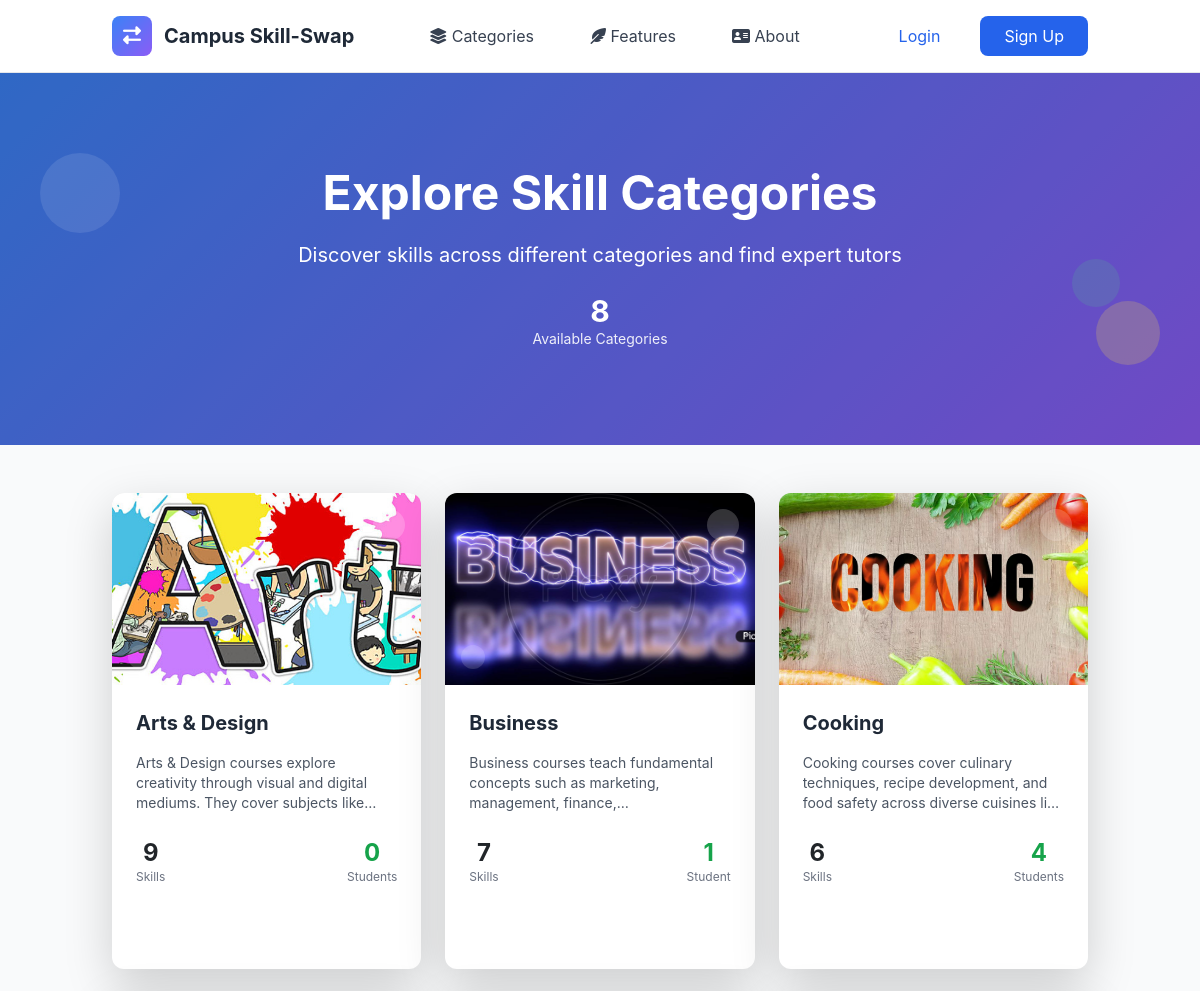
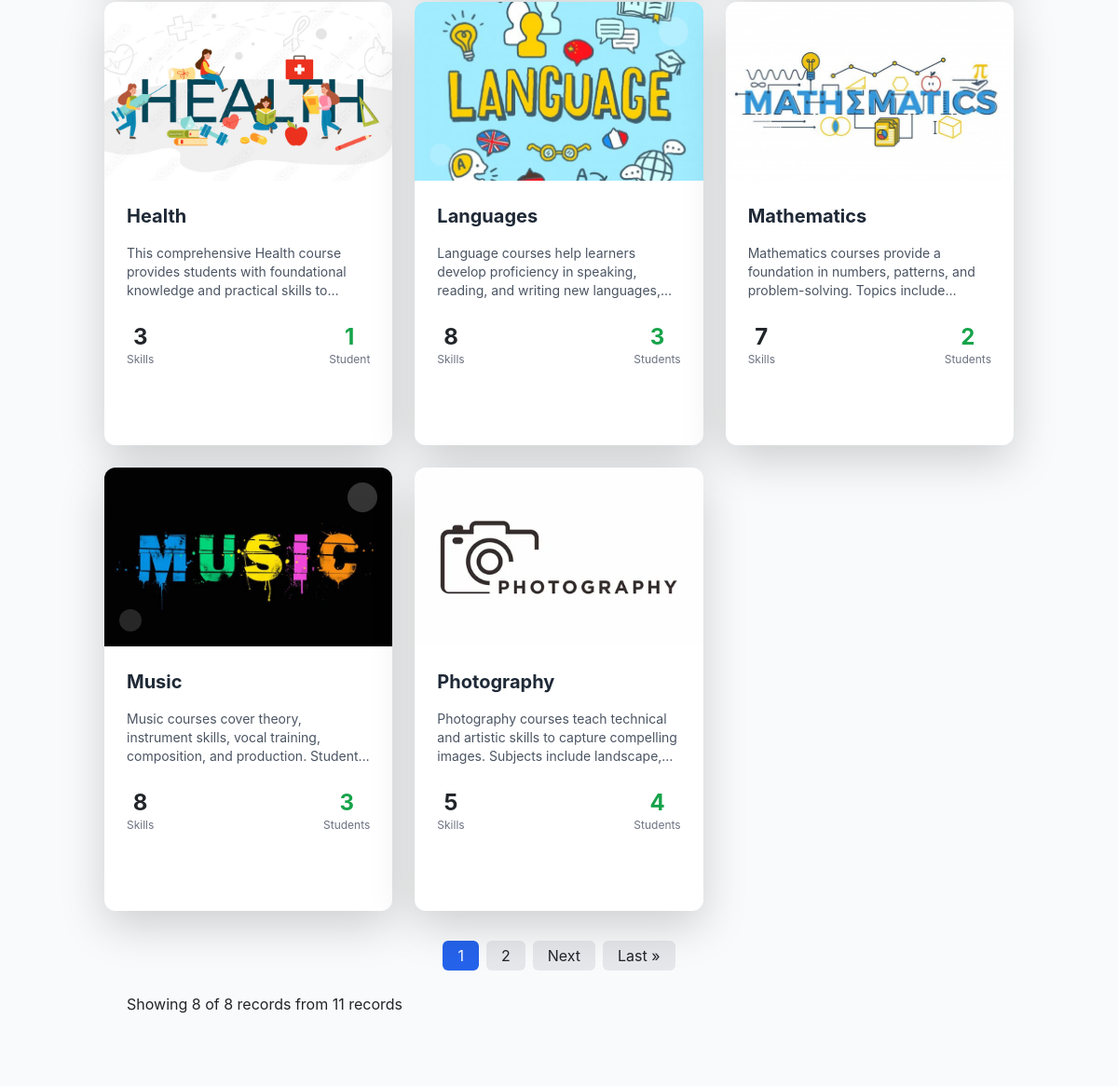
Page /skills/categories/ on the committed database (2 pictures, top to bottom).
### apps/skills/models.py (models this page shows, shortened)
class SkillCategory(models.Model):
    name = models.CharField(max_length=100, unique=True)
    description = models.TextField(blank=True)
    icon = models.CharField(max_length=50, blank=True, help_text="CSS icon class")
    image = models.ImageField(upload_to='category_images/',blank=True,null=True)
    color = models.CharField(max_length=7, default='#3B82F6', help_text="Hex color code")
    is_active = models.BooleanField(default=True)
    created_at = models.DateTimeField(auto_now_add=True)
    updated_at = models.DateTimeField(auto_now=True)
    class Meta:
        ordering = ['name']
        verbose_name_plural = "Skill Categories"
        db_table = 'category'

### apps/skills/views.py (the view)
# urls.py: path('categories/', views.SkillCategoryListView.as_view(), name='category_list'),
class SkillCategoryListView(ListView):
    model = SkillCategory
    template_name = 'skills/category_list.html'
    context_object_name = 'categories'
    paginate_by  = 8
    def get_queryset(self):
        from django.db.models import Count
        return SkillCategory.objects.filter(is_active=True).annotate(
            skills_count=Count('skills', distinct=True),
            students_count=Count('skills__offered_by_users', distinct=True)
        ).order_by('name')

### templates/skills/category_list.html (shortened to what this page needs)
{% extends 'layout/base.html' %}
{% load static %}
{% block content %}
<section class="gradient-bg relative overflow-hidden">
    <div class="absolute inset-0 bg-black opacity-20"></div>
    <div class="relative container mx-auto px-4 py-16 lg:py-24">
        <div class="text-center text-white">
            <h1 class="text-4xl lg:text-5xl font-bold mb-4">Explore Skill Categories</h1>
            <p class="text-lg lg:text-xl mb-6">Discover skills across different categories and find expert tutors</p>
            <div class="text-center">
                <div class="text-3xl font-bold">{{ categories|length }}</div>
                <div class="text-sm opacity-90">Available Categories</div>
            </div>
        </div>
    </div>
    <div class="absolute top-20 left-10 w-20 h-20 bg-white opacity-10 rounded-full animate-bounce"></div>
    <div class="absolute bottom-20 right-10 w-16 h-16 bg-yellow-300 opacity-20 rounded-full animate-pulse"></div>
    <div class="absolute top-1/2 right-20 w-12 h-12 bg-green-400 opacity-15 rounded-full animate-bounce delay-75"></div>
</section>
<section class="py-12 bg-gray-50">
    <div class="container mx-auto px-4">
        {% if categories %}
            <div class="grid md:grid-cols-2 lg:grid-cols-3 xl:grid-cols-4 gap-6">
                {% for category in categories %}
                <div class="category-card bg-white rounded-xl shadow-lg overflow-hidden hover:shadow-2xl transition-all duration-300 transform hover:scale-105 hover:-translate-y-2 group cursor-pointer">
                    <a href="{% url 'skills:category_detail' category.pk %}" class="block">
                        <div class="h-48 bg-gradient-to-br from-{{ category.color|default:'blue' }}-400 to-{{ category.color|default:'blue' }}-600 relative overflow-hidden">
                            <div class="absolute inset-0 flex items-center justify-center">
                               {% if category.image %}
                                    <img src="{{ category.image.url }}" alt="{{ category.name }}"  class="absolute inset-0 w-full h-full object-cover group-hover:scale-110 transition-transform duration-300">
                               {% else %}
                                    <i class="{{ category.icon|default:'fas fa-star' }} text-6xl text-white group-hover:scale-110 transition-transform duration-300"></i>
                                {% endif %}
                            </div>
                            <div class="absolute top-4 right-4 w-8 h-8 bg-white opacity-20 rounded-full group-hover:scale-150 transition-transform duration-500"></div>
                            <div class="absolute bottom-4 left-4 w-6 h-6 bg-white opacity-15 rounded-full group-hover:scale-125 transition-transform duration-700"></div>
                        </div>
                        <div class="p-6">
                            <h3 class="text-xl font-bold text-gray-800 mb-3 group-hover:text-{{ category.color|default:'blue' }}-600 transition-colors">
                                {{ category.name }}
                            </h3>
                            {% if category.description %}
                                <p class="text-gray-600 text-sm mb-4 line-clamp-3">
                                    {{ category.description }}
                                </p>
                            {% else %}
                                <p class="text-gray-600 text-sm mb-4">
                                    Explore skills in {{ category.name|lower }} and connect with expert tutors.
                                </p>
                            {% endif %}
                            <div class="flex justify-between items-center mb-4">
                                <div class="text-center">
                                    <div class="text-2xl font-bold text-{{ category.color|default:'blue' }}-600">{{ category.skills_count }}</div>
                                    <div class="text-xs text-gray-500">Skill{{ category.skills_count|pluralize }}</div>
                                </div>
                                <div class="text-center">
                                    <div class="text-2xl font-bold text-green-600">{{ category.students_count }}</div>
                                    <div class="text-xs text-gray-500">Student{{ category.students_count|pluralize }}</div>
                                </div>
                            </div>
                            <div class="flex space-x-2">
                                <div class="flex-1 bg-{{ category.color|default:'blue' }}-600 text-white py-2 px-4 rounded-lg text-center text-sm font-medium group-hover:bg-{{ category.color|default:'blue' }}-700 transition-colors">
                                    <i class="fas fa-eye mr-2"></i>View Skills
                                </div>
                            </div>
                        </div>
                    </a>
                </div>
                {% endfor %}
            </div>
           {% if is_paginated %}
            <div class="mt-8 flex justify-center space-x-2">
                {% for num in paginator.page_range %}
                    {% if page_obj.number == num %}
                        <span class="px-3 py-1 bg-blue-600 text-white rounded">{{ num }}</span>
                    {% elif num > page_obj.number|add:'-3' and num < page_obj.number|add:'3' %}
                        <a href="?page={{ num }}" class="px-3 py-1 bg-gray-200 rounded hover:bg-gray-300">{{ num }}</a>
                    {% endif %}
                {% endfor %}
                {% if page_obj.has_next %}
                    <a href="?page={{ page_obj.next_page_number }}" class="px-3 py-1 bg-gray-200 rounded hover:bg-gray-300">Next</a>
                    <a href="?page={{ paginator.num_pages }}" class="px-3 py-1 bg-gray-200 rounded hover:bg-gray-300">Last &raquo;</a>
                {% endif %}
            </div>
            <div class="container mx-auto px-4 mt-4">
                <p class="text-gray-600 text-sm font-medium text-left">
                    <p class="showing-info text-left">
                        Showing {{ page_obj|length }} of {{ page_obj.paginator.per_page }} records from {{ page_obj.paginator.count }} records
                    </p>
                </p>
            </div>
        {% endif %}
        {% endif %}
    </div>
</section>
{% endblock %}

### rows in the picture
SkillCategory: image (picture), name "Arts & Design", description "Arts & Design courses explore creativity through visual and digital mediums. They cover subjects…", skills_count "9", students_count "0"
SkillCategory: image (picture), name "Business", description "Business courses teach fundamental concepts such as marketing, management,…", skills_count "7", students_count "1"
SkillCategory: image (picture), name "Cooking", description "Cooking courses cover culinary techniques, recipe development, and food safety across diverse cuisines…", skills_count "6", students_count "4"
SkillCategory: image (picture), name "Health", description "This comprehensive Health course provides students with foundational knowledge and practical skills…", skills_count "3", students_count "1"
SkillCategory: image (picture), name "Languages", description "Language courses help learners develop proficiency in speaking, reading, and writing new…", skills_count "8", students_count "3"
SkillCategory: image (picture), name "Mathematics", description "Mathematics courses provide a foundation in numbers, patterns, and problem-solving. Topics…", skills_count "7", students_count "2"
SkillCategory: image (picture), name "Music", description "Music courses cover theory, instrument skills, vocal training, composition, and production.…", skills_count "8", students_count "3"
SkillCategory: image (picture), name "Photography", description "Photography courses teach technical and artistic skills to capture compelling images. Subjects include…", skills_count "5", students_count "4"

### other values in the picture
{{ categories|length }} "8"
{{ num }} "1"
{{ num }} "2"
{{ page_obj|length }} "8"
{{ page_obj.paginator.per_page }} "8"
{{ page_obj.paginator.count }} "11"
